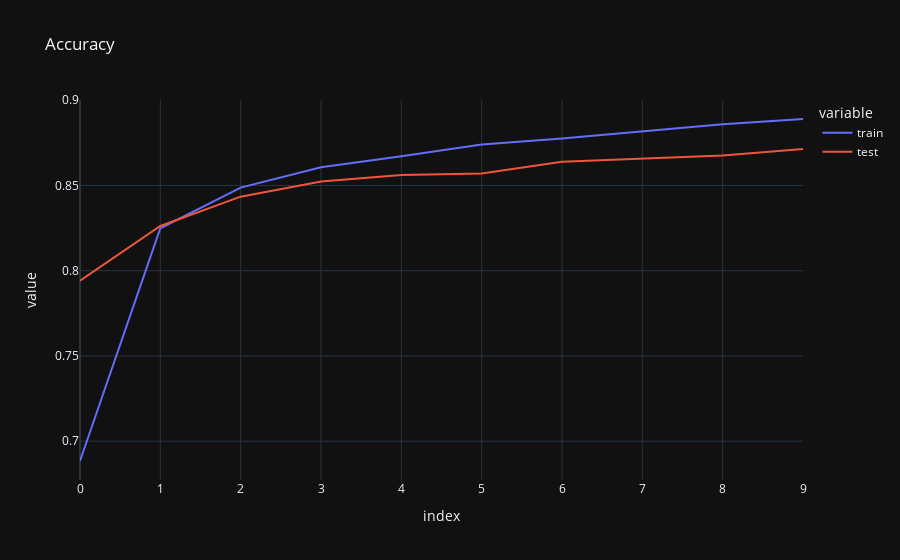
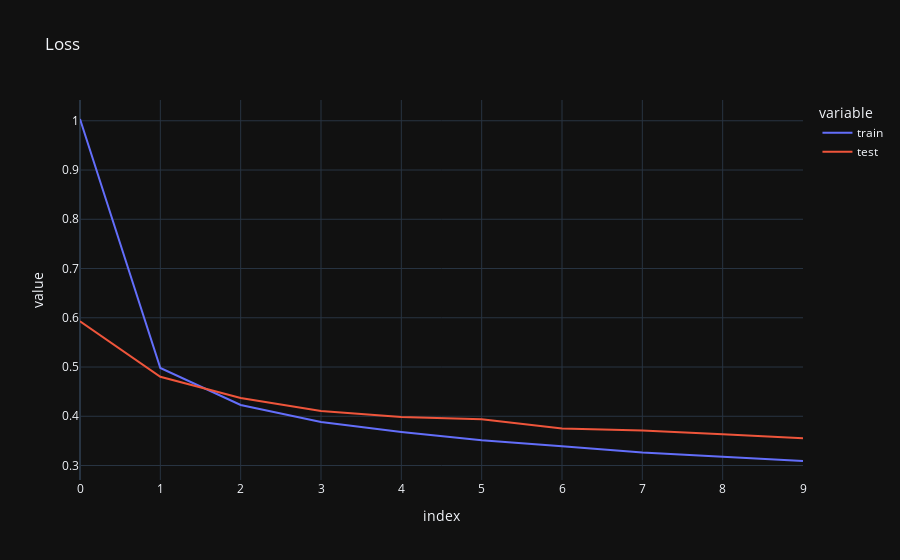

The cell these charts' notebook holds for them, in order:
### Code cell
accuracy_history = pd.DataFrame({
    'train': history.history['accuracy'],
    'test': history.history['val_accuracy']
})

loss_history = pd.DataFrame({
    'train': history.history['loss'],
    'test': history.history['val_loss']
})

px.line(accuracy_history, title='Accuracy').show()
px.line(loss_history, title='Loss').show()

### Figure 1 — Plotly figure (JSON) as saved in the notebook; plotly's stock layout.template omitted (floating-point values rounded to 4 significant figures)
{"data": [{"hovertemplate": "variable=train<br>index=%{x}<br>value=%{y}<extra></extra>", "legendgroup": "train", "line": {"color": "#636efa", "dash": "solid"}, "marker": {"symbol": "circle"}, "mode": "lines", "name": "train", "orientation": "v", "showlegend": true, "type": "scatter", "x": [0, 1, 2, 3, 4, 5, 6, 7, 8, 9], "xaxis": "x", "y": [0.6884, 0.8249, 0.8487, 0.8607, 0.8671, 0.874, 0.8775, 0.8818, 0.8859, 0.8889], "yaxis": "y"}, {"hovertemplate": "variable=test<br>index=%{x}<br>value=%{y}<extra></extra>", "legendgroup": "test", "line": {"color": "#EF553B", "dash": "solid"}, "marker": {"symbol": "circle"}, "mode": "lines", "name": "test", "orientation": "v", "showlegend": true, "type": "scatter", "x": [0, 1, 2, 3, 4, 5, 6, 7, 8, 9], "xaxis": "x", "y": [0.7941, 0.8262, 0.8434, 0.8523, 0.8561, 0.857, 0.8639, 0.8657, 0.8675, 0.8714], "yaxis": "y"}], "layout": {"legend": {"title": {"text": "variable"}, "tracegroupgap": 0}, "title": {"text": "Accuracy"}, "xaxis": {"anchor": "y", "domain": [0, 1], "title": {"text": "index"}}, "yaxis": {"anchor": "x", "domain": [0, 1], "title": {"text": "value"}}}}

### Figure 2 — Plotly figure (JSON) as saved in the notebook; plotly's stock layout.template omitted (floating-point values rounded to 4 significant figures)
{"data": [{"hovertemplate": "variable=train<br>index=%{x}<br>value=%{y}<extra></extra>", "legendgroup": "train", "line": {"color": "#636efa", "dash": "solid"}, "marker": {"symbol": "circle"}, "mode": "lines", "name": "train", "orientation": "v", "showlegend": true, "type": "scatter", "x": [0, 1, 2, 3, 4, 5, 6, 7, 8, 9], "xaxis": "x", "y": [1.004, 0.498, 0.4229, 0.3882, 0.3681, 0.3515, 0.3392, 0.3264, 0.3176, 0.3092], "yaxis": "y"}, {"hovertemplate": "variable=test<br>index=%{x}<br>value=%{y}<extra></extra>", "legendgroup": "test", "line": {"color": "#EF553B", "dash": "solid"}, "marker": {"symbol": "circle"}, "mode": "lines", "name": "test", "orientation": "v", "showlegend": true, "type": "scatter", "x": [0, 1, 2, 3, 4, 5, 6, 7, 8, 9], "xaxis": "x", "y": [0.5929, 0.4802, 0.4371, 0.4106, 0.3983, 0.394, 0.3752, 0.3713, 0.3635, 0.3556], "yaxis": "y"}], "layout": {"legend": {"title": {"text": "variable"}, "tracegroupgap": 0}, "title": {"text": "Loss"}, "xaxis": {"anchor": "y", "domain": [0, 1], "title": {"text": "index"}}, "yaxis": {"anchor": "x", "domain": [0, 1], "title": {"text": "value"}}}}
